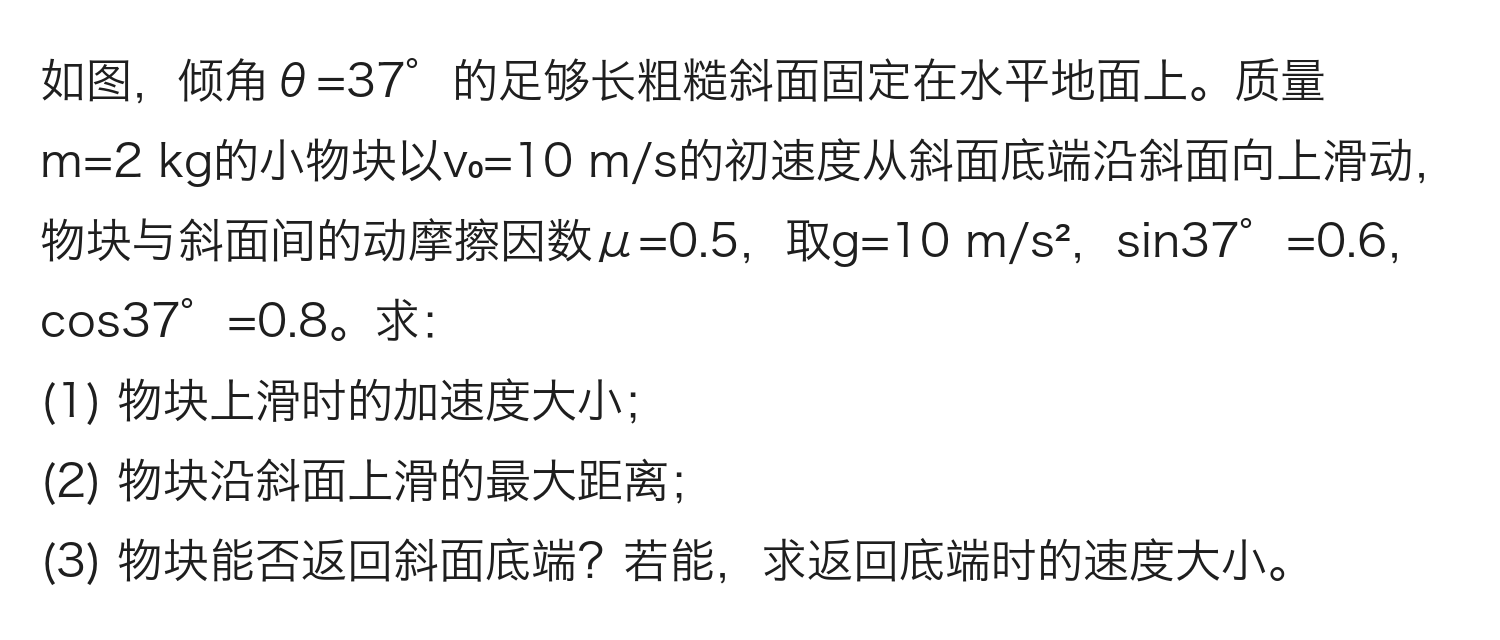
#> input picture skills/edu-physics-video/template/problem.png, 1500 x 640 px, found by its file name
$ python problem_boxes.py grid problem.png
#> lines starting #> are read from the running program, lines starting #| are printed output that depends on the picture
"""Find and verify highlight-box coordinates on a real problem SCREENSHOT.

Step 1 - grid:  /usr/bin/python3 problem_boxes.py grid problem.png
   -> problem.grid.png: the image with a labelled pixel grid every 50 px. Open it (Read tool) and read off
      the source-pixel coordinates [x0, y0, x1, y1] of each condition you want to highlight.
Step 2 - check: /usr/bin/python3 problem_boxes.py check problem.png '{"AC=3": [[120,40,260,90]], "CD": [[...]]}'
   -> problem.check.png: boxes drawn in red with their names. Open it and confirm every box tightly covers
      its text. Adjust and repeat until all are right. Then paste the same JSON into PROBLEM.boxes in anim.js.
Also prints the image size (PROBLEM.srcW / srcH).

Crop first if the screenshot has lots of margin or other problems on it:
   /usr/bin/python3 problem_boxes.py crop raw.png x0 y0 x1 y1 problem.png
"""
import json, os, sys
from PIL import Image, ImageDraw, ImageFont


def font(size):
    for f in ["/System/Library/Fonts/Hiragino Sans GB.ttc", "/System/Library/Fonts/STHeiti Medium.ttc",
              "/usr/share/fonts/opentype/noto/NotoSansCJK-Regular.ttc"]:
        if os.path.exists(f):
            return ImageFont.truetype(f, size)
    return ImageFont.load_default()


def main():
    if len(sys.argv) < 3:
        sys.exit(__doc__)
    mode, path = sys.argv[1], sys.argv[2]
    img = Image.open(path).convert("RGB")
#> img is the input picture: PIL image 1500x640 RGB; min 30, max 255, mean 238.8
    W, H = img.size
#> W = 1500; H = 640
    base = os.path.splitext(path)[0]
    print(f"size: srcW={W} srcH={H}")
#| size: srcW=1500 srcH=640
    if mode == "grid":
        d = ImageDraw.Draw(img, "RGBA")
        f = font(max(12, W // 90))
        for x in range(0, W, 50):
            d.line([(x, 0), (x, H)], fill=(0, 120, 255, 110 if x % 100 == 0 else 50), width=1)
            if x % 100 == 0:
                d.text((x + 2, 2), str(x), fill=(0, 90, 220), font=f)
        for y in range(0, H, 50):
            d.line([(0, y), (W, y)], fill=(0, 120, 255, 110 if y % 100 == 0 else 50), width=1)
            if y % 100 == 0:
                d.text((2, y + 2), str(y), fill=(0, 90, 220), font=f)
        img.save(base + ".grid.png")
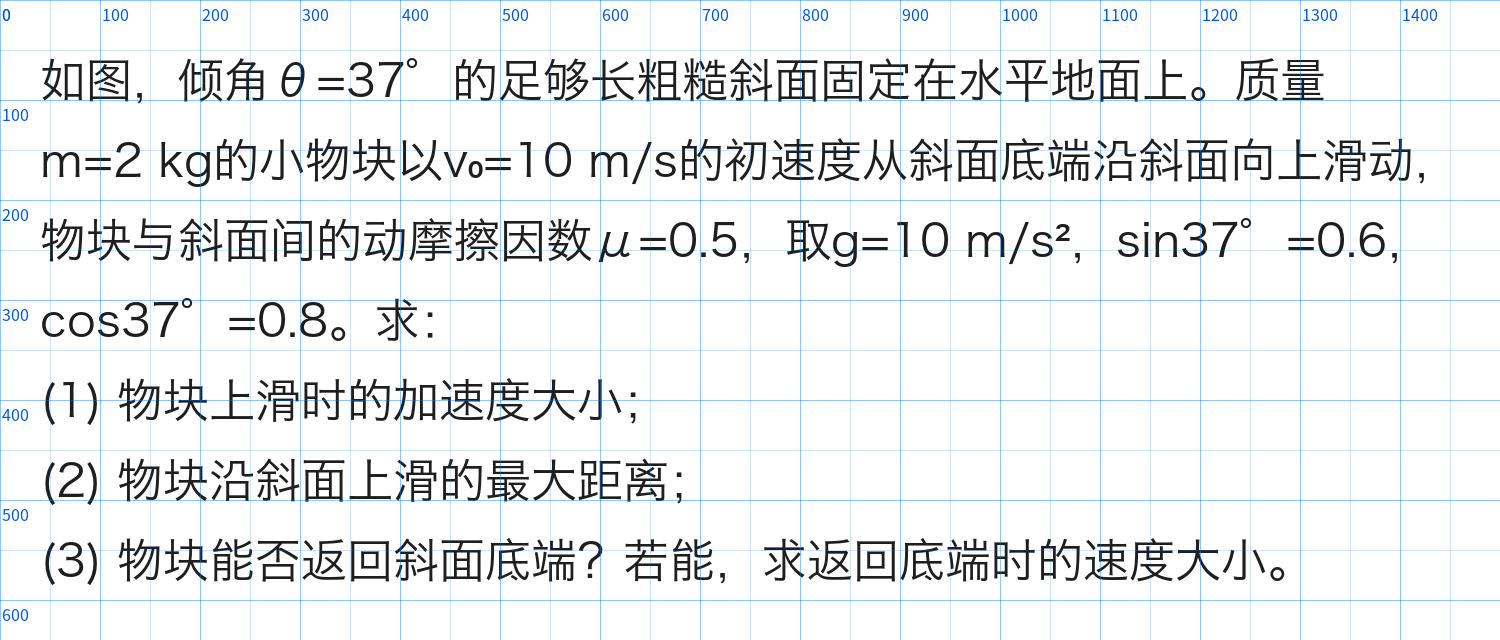
#> saved as problem.grid.png: PIL image 1500x640 RGB; mean R, G, B 235.2, 236.9, 238.9
        print("wrote", base + ".grid.png")
    elif mode == "check":
        boxes = json.loads(sys.argv[3])
        d = ImageDraw.Draw(img)
        f = font(max(14, W // 70))
        for name, bs in boxes.items():
            for b in (bs if isinstance(bs[0], list) else [bs]):
                if not (0 <= b[0] < b[2] <= W and 0 <= b[1] < b[3] <= H):
                    print(f"WARNING {name}: box {b} is outside the image or inverted")
                d.rectangle(b, outline=(226, 85, 63), width=3)
                d.text((b[0], max(0, b[1] - f.size - 2)), name, fill=(226, 85, 63), font=f)
        img.save(base + ".check.png")
        print("wrote", base + ".check.png")
    elif mode == "crop":
        x0, y0, x1, y1, out = int(sys.argv[3]), int(sys.argv[4]), int(sys.argv[5]), int(sys.argv[6]), sys.argv[7]
        img.crop((x0, y0, x1, y1)).save(out)
        print("wrote", out, "size", (x1 - x0, y1 - y0))
    else:
        sys.exit(__doc__)


if __name__ == "__main__":
    main()
